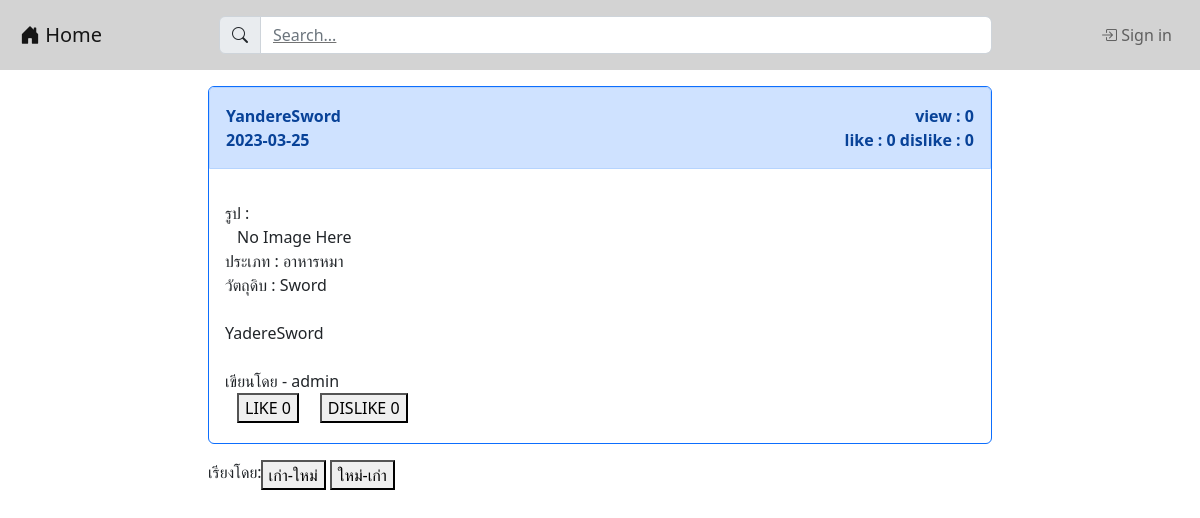
The page /post.php?id=108 on the database as committed earlier.
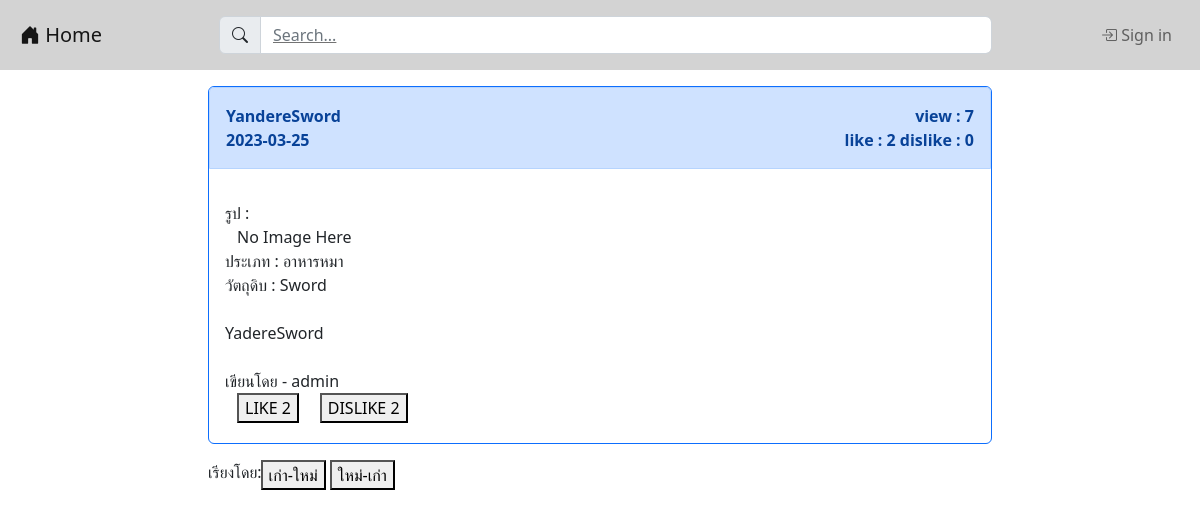
The same page on the database as committed later.
### tables this page shows
CREATE TABLE `post` (
  `post_id` int(100) NOT NULL,
  `user_id` int(100) NOT NULL,
  `category_id` int(100) NOT NULL,
  `post_title` varchar(1000) NOT NULL,
  `post_ingredient` varchar(2024) NOT NULL,
  `post_content` varchar(2048) NOT NULL,
  `post_picture` longblob NOT NULL,
  `post_date` date NOT NULL,
  `post_like` int(100) NOT NULL,
  `post_dislike` int(100) NOT NULL,
  `post_view` int(100) NOT NULL
);

CREATE TABLE `category` (
  `category_id` int(100) NOT NULL,
  `category_tag` varchar(64) NOT NULL
);

CREATE TABLE `user` (
  `user_id` int(100) NOT NULL,
  `user_username` varchar(64) NOT NULL,
  `user_password` varchar(64) NOT NULL,
  `user_name` varchar(64) NOT NULL,
  `user_email` varchar(64) NOT NULL,
  `user_role` varchar(1) NOT NULL,
  `user_fname` varchar(100) NOT NULL,
  `user_lname` varchar(100) NOT NULL,
  `user_phone` int(10) NOT NULL,
  `user_exp` varchar(255) NOT NULL,
  `user_des` varchar(255) NOT NULL,
  `user_country` varchar(100) NOT NULL,
  `user_state` varchar(100) NOT NULL,
  `user_pic` longblob NOT NULL
);

### post.php (the view, shortened to what this page needs)
<!DOCTYPE html>
<html lang="en">
<head>
    <link href="https://cdn.jsdelivr.net/npm/bootstrap@5.2.2/dist/css/bootstrap.min.css" rel="stylesheet"
>
    <link rel="stylesheet" href="https://cdn.jsdelivr.net/npm/bootstrap-icons@1.9.1/font/bootstrap-icons.css">
        <?php
        require 'dbConfig_PDO.php';
        $id = $_GET['id'];
        $data = $conn->query("SELECT p.post_title,u.user_name,p.user_id,u.user_id FROM post p , user u WHERE p.post_id = $id and p.user_id = u.user_id;");
        if ($data !== false) {
            while ($row = $data->fetch()) {
                $post_title = $row['0'];
                $user_id = $row['2'];
                $user_id = $row['3'];
            }
        }
        ?>
</head>
<body>
    <?php
    include "nav.php";
    ?>
    <div class="container-xxl">
        <section class="col-md-8 mx-auto m-3">
            <?php
            isset($_GET['id']) ? $id = $_GET['id'] : header("Location: index.php");
            require 'dbConfig_PDO.php';$conn = new PDO("mysql:host=$server_name;dbname=$database;charset=utf8","$username","$password");
            $conn = new PDO("mysql:host=$server_name;dbname=$database;charset=utf8", "$username", "$password");
            $data = $conn->query("SELECT p.post_id, p.post_title, p.post_date, p.category_id, p.post_ingredient, p.post_content, u.user_username, p.user_id, u.user_id, c.category_tag, c.category_id,
                                        p.post_like, p.post_dislike, p.post_view
                                    FROM post p , user u , category c
                                    WHERE p.post_id = $id and p.category_id = c.category_id and u.user_id = p.user_id");
            if ($data !== false) {
                while ($row = $data->fetch()) {
                    $post_id = $row[0];
                    $post_title = $row[1];
                    $post_date = $row[2];
                    $post_ingredient = $row[4];
                    $post_content = $row[5];
                    $user_username = $row[6];
                    $user_id = $row[7];
                    $category_tag = $row[9];
                    $post_like = $row[11];
                    $post_dislike = $row[12];
                    $post_view = $row[13];
                }
            }
            ?>
            <div class="card text-dark bg-white border-primary mb-3">
                <div class="card-header alert alert-primary">
                    <strong>
                        <?php
                        echo "<div class = 'd-flex justify-content-between'>
                            <div> $post_title </div>
                            <div style='text-align:right'> view : $post_view </div>
                            </div>";
                        echo "<div class = 'd-flex justify-content-between'>
                            <div> $post_date </div>
                            <div style='text-align:right'> like : $post_like  dislike : $post_dislike </div>
                            </div>";
                        ?>
                    </strong>
                </div>
                <div class="card-body pb-1">
                    <div class="container row mb-3 justify-content-between">
                        <?php
                        echo "รูป :";
                        require_once 'dbConfig_SQLi.php';
                        $result = $db->query("SELECT image FROM images_post WHERE post_id = $id");
                        ?>
                        <?php
                        if ($result->num_rows > 0) { ?>
                            <div class="gallery">
                                <?php while ($row = $result->fetch_assoc()) { ?>
                                    <img
                                        width='500' height='500' />
                                    <?php if (isset($_SESSION['user_id']) && !empty($_SESSION['user_id']) && $user_id == $_SESSION['user_id']) { ?>
                                        <form action="deleteimages.php" method="post" enctype="multipart/form-data">
                                            <input type="hidden" name="id" value="<?= $id; ?>">
                                            <input type="submit" name="photo" value="deleted photo">
                                        </form>
                                    <?php } ?>
                                <?php } ?>
                            </div>
                        <?php } else { ?>
                                <label>No Image Here</label>
                        <?php }
                        echo "ประเภท : $category_tag <BR>";
                        echo "วัตถุดิบ : $post_ingredient <BR><BR>";
                        echo "$post_content <BR><BR>";
                        echo "เขียนโดย - $user_username <BR>";
                        ?>
                        <?php
                        $conn = new PDO("mysql:host=$server_name;dbname=$database;charset=utf8", "$username", "$password");
                        if (isset($_SESSION['user_id']) && !empty($_SESSION['user_id'])) {
                            $session_user_id = $_SESSION['user_id'];
                            $rating_info = $conn->query("SELECT * FROM rating_post WHERE user_id = $session_user_id AND post_id = $post_id");
                        } else {
                            $rating_info = $conn->query("SELECT * FROM rating_post WHERE post_id = $post_id");
                        }
                        $rating_uid = 0;
                        $rating_status = 0;
                        if ($rating_info != false) {
                            while ($rating = $rating_info->fetch()) {
                                $rating_uid = $rating['user_id'];
                                $rating_status = $rating['rating'];
                            }
                        }
                        if (isset($_SESSION['user_id']) && !empty($_SESSION['user_id'])) { ?>
                            <form action="test_area.php" name="" method="post">
                                <input type="hidden" name="post_id" value="<?= $id; ?>">
                                <?php if (($_SESSION['user_id'] == $rating_uid || $rating_uid == '0') && $rating_status != '1') { ?>
                                    <button type="submit" name="rating" class="button" value="1">LIKE
                                        <?php echo $post_like ?>
                                    </button>
                                <?php } else { ?>
                                    <button type="submit" name="rating" class="button" value="2">UNLIKE
                                        <?php echo $post_like ?>
                                    </button>
                                <?php } ?>
                                &nbsp;&nbsp;&nbsp;
                                <?php if (($_SESSION['user_id'] == $rating_uid || $rating_uid == '0') && $rating_status != '-1') { ?>
                                    <button type="submit" name="rating" class="button" value="-1">DISLIKE
                                        <?php echo $post_dislike ?>
                                    </button>
                                <?php } else { ?>
                                    <button type="submit" name="rating" class="button" value="-2">UNDISLIKE
                                        <?php echo $post_dislike ?>
                                    </button>
                                <?php } ?>
                            </form>
                        <?php } else {
                             ?>
                            <form action="" name="" method="post">
                                <button type="submit" name="rating" class="button" value="">LIKE
                                    <?php echo $post_like ?>
                                </button>
                                <button type="submit" name="rating" class="button" value="">DISLIKE
                                    <?php echo $post_like ?>
                                </button>
                            <?php } ?>
                        </form>
                    </div>
                </div>
            </div>
            <div class="d-flex pb-2">
                <div class="input-group">
                    <label>เรียงโดย: </label>
                    <form name="" method="post">
                        <button type="submit" name="sort" class="button" value="1">เก่า-ใหม่</button>
                        <button type="submit" name="sort" class="button" value="0">ใหม่-เก่า</button>
                    </form>
                </div>
            </div>
        </section>
    </div>
</body>
</html>

### nav.php (shortened to what this page needs)
<?php
if (!isset($_SESSION['id'])) {
?>
    <nav class="navbar navbar-expand-lg navbar-light px-2" style="background-color:#D3D3D3">
        <div class="container-fluid">
            <a href="index.php" class="navbar-brand">
                <i class="bi bi-house-door-fill"></i> Home
            </a>
            <a class="navbar-text col-md-8">
                <span class="input-group">
                    <span class="input-group-text" class="form-label"><i class="bi bi-search"></i></span>
                    <input type="text" class="form-control" placeholder="Search...">
                </span>
            </a>
            <ul class="navbar-nav">
                <li class="nav-item">
                    <a href="login.php" class="nav-link">
                        <i class="bi bi-box-arrow-in-right"></i> Sign in
                    </a>
                </li>
            </ul>
        </div>
    </nav>
<?php } ?>

Rows that differ between the two databases and show on the page:
changed post "YandereSword": post_view "0" → "7"; post_like "0" → "2"
